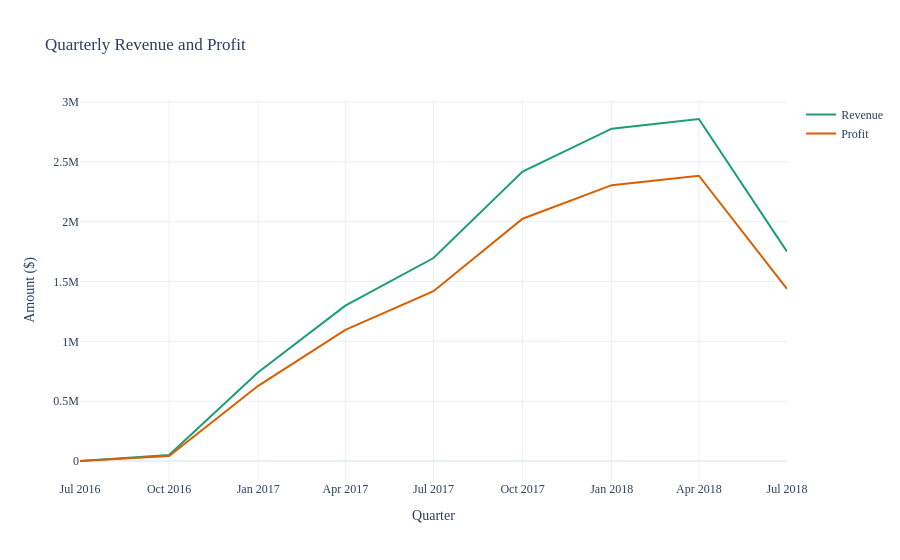

Notebook cell for this chart:
### Markdown cell above
### Quarterly Revenue and Profit

### Code cell
# initialise figure
fig = px.line(growth, x="quarter", y=["Revenue", "Profit"], title="Quarterly Revenue and Profit",
              labels={"quarter": "Quarter", "value": "Amount ($)", "variable": ""},
              color_discrete_sequence=px.colors.qualitative.Dark2)

# make hover template
fig.update_traces(
    hovertemplate="%{fullData.name}<br>Quarter=%{x|%b %Y}<br>Amount=$%{y:,.0f}<extra></extra>"
)

# change font and template
fig.update_layout(font_family="Roboto Mono", template="plotly_white")

# show figure
fig.show()

### Figure 1 — Plotly figure (JSON) as saved in the notebook; plotly's stock layout.template omitted (floating-point values rounded to 4 significant figures)
{"data": [{"hovertemplate": "%{fullData.name}<br>Quarter=%{x|%b %Y}<br>Amount=$%{y:,.0f}<extra></extra>", "legendgroup": "Revenue", "line": {"color": "rgb(27,158,119)", "dash": "solid"}, "marker": {"symbol": "circle"}, "mode": "lines", "name": "Revenue", "orientation": "v", "showlegend": true, "type": "scatter", "x": ["2016-07-01 00:00:00.000", "2016-10-01 00:00:00.000", "2017-01-01 00:00:00.000", "2017-04-01 00:00:00.000", "2017-07-01 00:00:00.000", "2017-10-01 00:00:00.000", "2018-01-01 00:00:00.000", "2018-04-01 00:00:00.000", "2018-07-01 00:00:00.000"], "xaxis": "x", "y": [267.4, 49520.0, 742000.0, 1299000.0, 1696000.0, 2418000.0, 2778000.0, 2858000.0, 1750000.0], "yaxis": "y"}, {"hovertemplate": "%{fullData.name}<br>Quarter=%{x|%b %Y}<br>Amount=$%{y:,.0f}<extra></extra>", "legendgroup": "Profit", "line": {"color": "rgb(217,95,2)", "dash": "solid"}, "marker": {"symbol": "circle"}, "mode": "lines", "name": "Profit", "orientation": "v", "showlegend": true, "type": "scatter", "x": ["2016-07-01 00:00:00.000", "2016-10-01 00:00:00.000", "2017-01-01 00:00:00.000", "2017-04-01 00:00:00.000", "2017-07-01 00:00:00.000", "2017-10-01 00:00:00.000", "2018-01-01 00:00:00.000", "2018-04-01 00:00:00.000", "2018-07-01 00:00:00.000"], "xaxis": "x", "y": [180.0, 42210.0, 628400.0, 1096000.0, 1419000.0, 2025000.0, 2305000.0, 2384000.0, 1438000.0], "yaxis": "y"}], "layout": {"font": {"family": "Roboto Mono"}, "legend": {"title": {"text": ""}, "tracegroupgap": 0}, "title": {"text": "Quarterly Revenue and Profit"}, "xaxis": {"anchor": "y", "domain": [0, 1], "title": {"text": "Quarter"}}, "yaxis": {"anchor": "x", "domain": [0, 1], "title": {"text": "Amount ($)"}}}}
